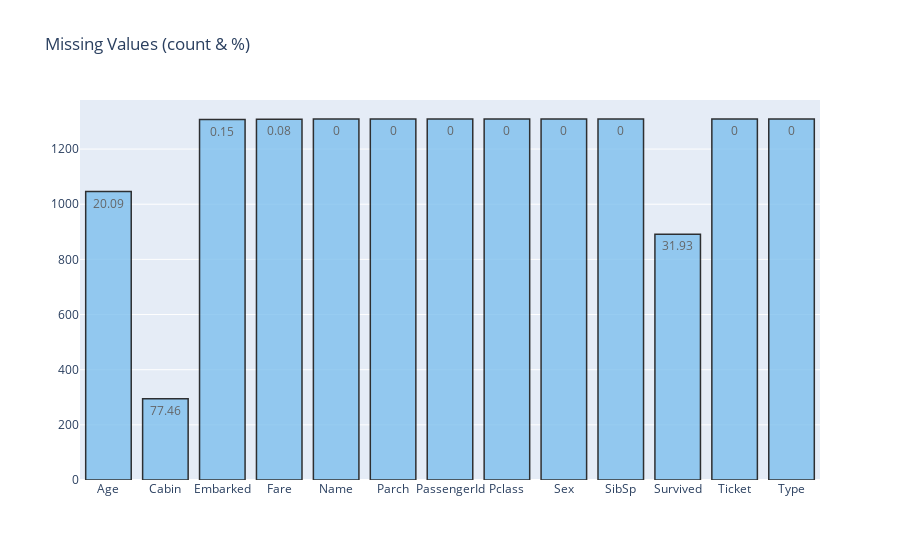

Notebook code cell kept with this figure:
### Code cell
# Plotting 
missing_plot(data, 'PassengerId')

### Figure 1 — Plotly figure (JSON) as saved in the notebook; plotly's stock layout.template omitted (floating-point values rounded to 4 significant figures)
{"data": [{"marker": {"color": "#7EC0EE", "line": {"color": "#000000", "width": 1.5}}, "opacity": 0.8, "text": [20.09, 77.46, 0.15, 0.08, 0.0, 0.0, 0.0, 0.0, 0.0, 0.0, 31.93, 0.0, 0.0], "textposition": "auto", "type": "bar", "x": ["Age", "Cabin", "Embarked", "Fare", "Name", "Parch", "PassengerId", "Pclass", "Sex", "SibSp", "Survived", "Ticket", "Type"], "y": [1046, 295, 1307, 1308, 1309, 1309, 1309, 1309, 1309, 1309, 891, 1309, 1309]}], "layout": {"title": {"text": "Missing Values (count & %)"}}}
